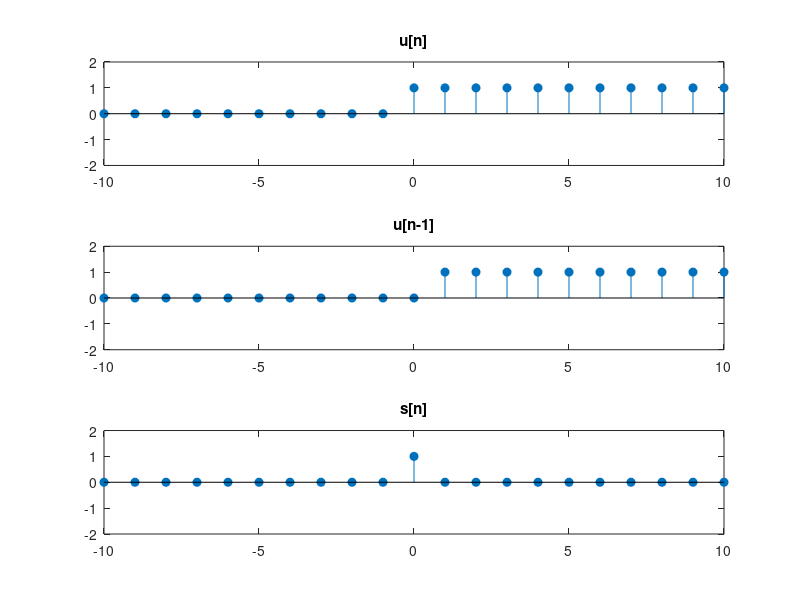

MATLAB code for this plot:
n=-10:10;
u0=[zeros(1,10) ones(1,11)];
subplot(3,1,1);
stem(n,u0,'filled');
axis([-10 10 -2 2]);
title('u[n]');
u1=[zeros(1,11) ones(1,10)];
subplot(3,1,2);
stem(n,u1,'filled');
axis([-10 10 -2 2]);
title('u[n-1]');
u=u0-u1;
subplot(3,1,3);
stem(n,u,'filled');
axis([-10 10 -2 2]);
title('s[n]');